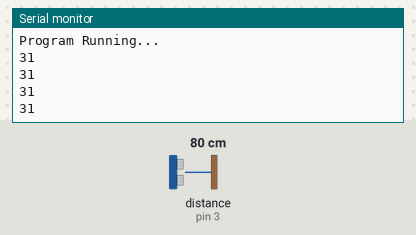
A sketch run on a simulated Arduino Uno, built with avr-gcc and run on an emulated ATmega328P. Parts: the last lines printed to the serial monitor. Wiring (inferred from the names in the program): ultrasonic range finder: trigger pin 2; echo pin 3. Inputs (shaded band) come from the test bench; at power-on: distance to the obstacle (sensor on pin 3) 80 cm. The echo pulse lasts 58.3 µs per cm.

Above: at 1.8 s.
1.9 s: distance to the obstacle (sensor on pin 3) set to 2 cm
At 2.8 s:
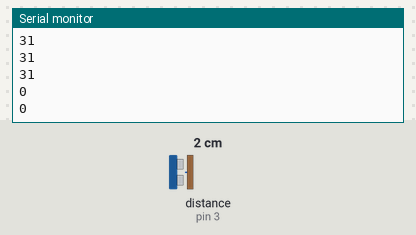
3.4 s: distance to the obstacle (sensor on pin 3) set to 4 cm
At 4.8 s:
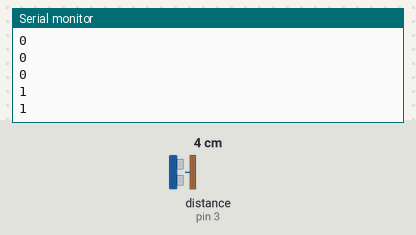
Timing chart, 0 to 6.4 s (numbered marks = the images above; inputs shaded):
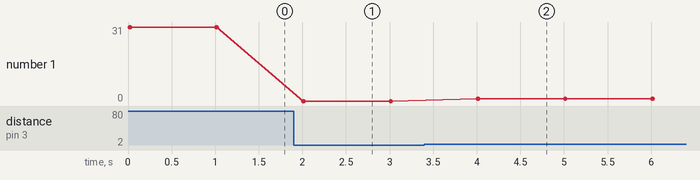

The sketch:

UltrasonicSensorTest.ino
```cpp
/**
   HC-SR04 Proof-of-Concept
   Created by Maalav Pandya on 10/10/2021
*/

int trigPin = 2;
int echoPin = 3;

void setup() {
  pinMode(trigPin, OUTPUT);
  pinMode(echoPin, INPUT);

  Serial.begin(9600);
  Serial.println("Program Running...\n");
}


void loop() {
  while(true) {
    Serial.println(getDistance());
    delay(1000);
  }
}

long getDistance() {
  long distance, duration;
  digitalWrite(trigPin, LOW);
  delayMicroseconds(2);
  digitalWrite(trigPin, HIGH);
  delayMicroseconds(10);
  digitalWrite(trigPin, LOW);
  duration = pulseIn(echoPin, HIGH); //Reads length of HIGH signal recieved by echoPin in microseconds
  distance = ((duration * 0.034) / 2) / 2.54; //Dividing by final 2.54 to convert from cm -> in
  Serial.println(distance);
  return distance;
}
```

Measured:
- after the input at 1.9 s, the serial monitor: prints a new line after 0.11 s (image 1)
- after the input at 3.4 s, the serial monitor: prints a new line after 0.61 s (image 2)
- plotted number 1: 31 → 0 after the input at 1.9 s, 0 → 1 after the input at 3.4 s
